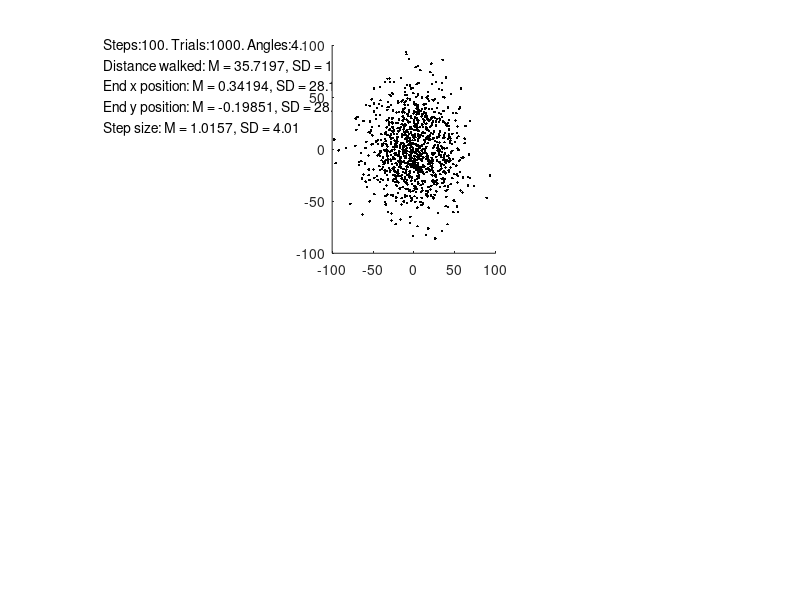

This chart was generated by the following MATLAB code:
% Random Walk Simulator

%% Configuration

% The range that the direction of the motion can change with each update
% Currently assumes 2D Cartesian (Euclidean?) space, ie, 360 degrees of
% variation 
rangeAngleVaries = 4;

% Starting location
xStartLocation = 0;
yStartLocation = 0;

% Displacement (distance travelled?) on each updated
stepSizeMean = 1;
stepSizeSD = 4;
% stepSizeDistribution = Gaussian

% Number of steps per iTrial
nSteps = 100;

% Number of trials
nTrials = 1000;


%% Random walk function

% Define vectors to hold terminal xPosition and yPosition for each iTrial
xPositionArray = 1:nTrials;
yPositionArray = 1:nTrials;
stepSizes = 1:(nTrials * nSteps);

for iTrial = 1:nTrials
    xPosition = xStartLocation;
    yPosition = yStartLocation;
    for jStep = 1:nSteps
        r = randi(rangeAngleVaries);
        theta = ((r - 1)/rangeAngleVaries) * 2 * pi; % compute direction
        stepSize = normrnd(stepSizeMean,stepSizeSD); % compute step size
        stepSizes(((iTrial - 1) * nSteps) + jStep) = stepSize; % insert
            % stepSize in vector of all stepSizes
        xPosition = xPosition + (stepSize * cos(theta)); % compute x displacement
        yPosition = yPosition + (stepSize * sin(theta)); % compute y displacement 
    end 
    xPositionArray(iTrial) = xPosition; % insert iTrial end xPosition to vector of all end positions
    yPositionArray(iTrial) = yPosition; % insert iTrial end yPosition to vector of all end positions
end

%% Summary stats and scatter plot

distances = sqrt(xPositionArray.^2 + yPositionArray.^2);
meanDistance = mean(distances);

FigHandle = figure('color', 'w', 'Position', [100, 100, 1200, 800]); % set figure res to 1200x800

    % Display config summary stats
    subplot(2,3,1); % first of 2x2 subplot
    str(1) = {['Steps:', num2str(nSteps),'. Trials:', num2str(nTrials),...
        '. Angles:' num2str(rangeAngleVaries), '.']};
    str(2) = {['Distance walked: M = ', num2str(meanDistance),...
        ', SD = ', num2str(std(distances))]};
    str(3) = {['End x position: M = ', num2str(mean(xPositionArray)),...
        ', SD = ', num2str(std(xPositionArray))]};
    str(4) = {['End y position: M = ', num2str(mean(yPositionArray)),...
        ', SD = ', num2str(std(yPositionArray))]};    
    str(5) = {['Step size: M = ', num2str(mean(stepSizes)),', SD = ', num2str(std(stepSizes))]};
    text(0,.8,str);axis off
    
    % Scatterplot of end positions   
    subplot(2,3,2) % second of 2x2 subplot
    title('End positions');
    s = (meanDistance/nTrials) * 1000; % marker size
    c = [0 0 0]; % marker color
    scatter(xPositionArray, yPositionArray, s, c, '.');
